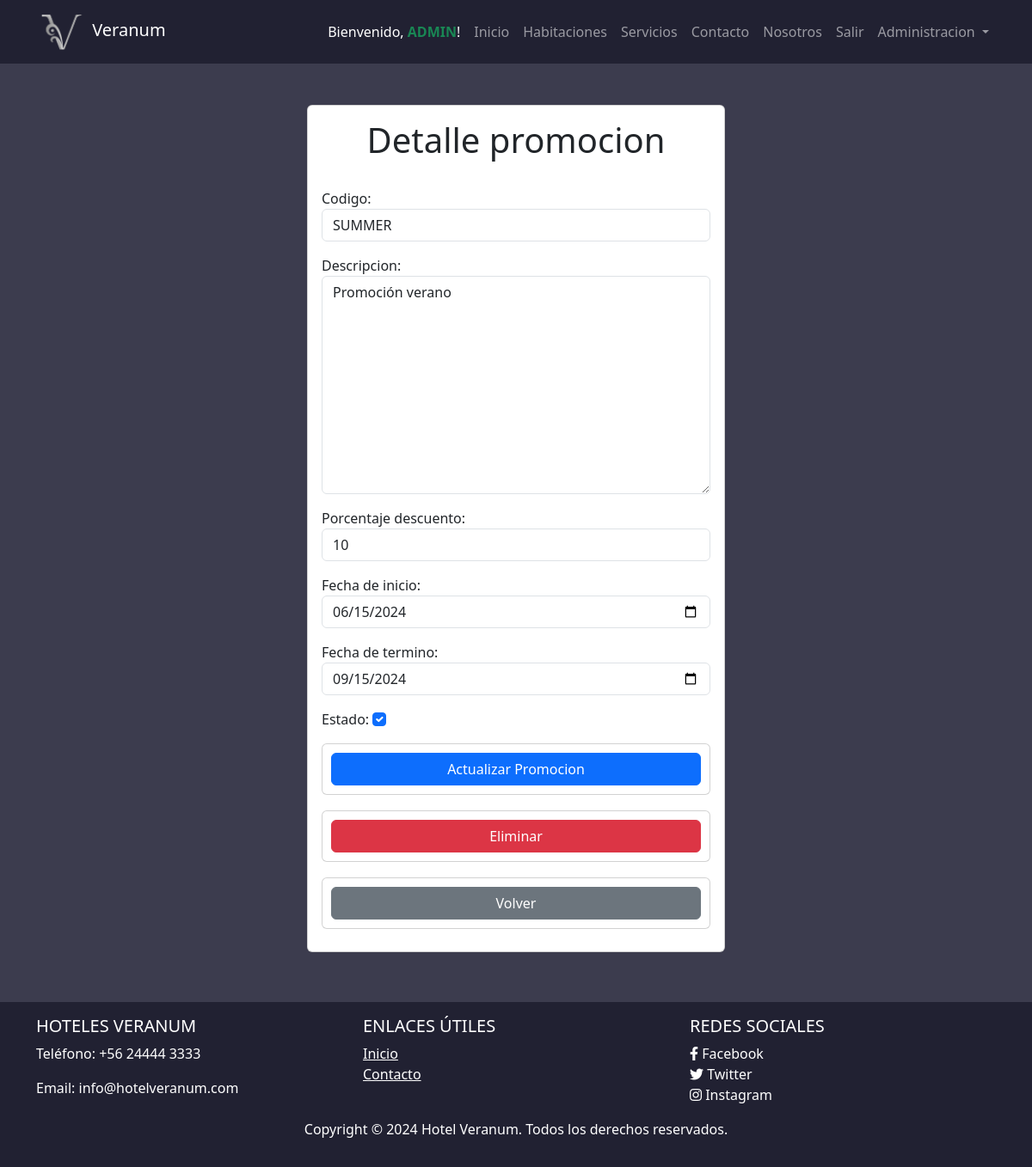
The app's page /promocion/SUMMER/ (signed in), older data.
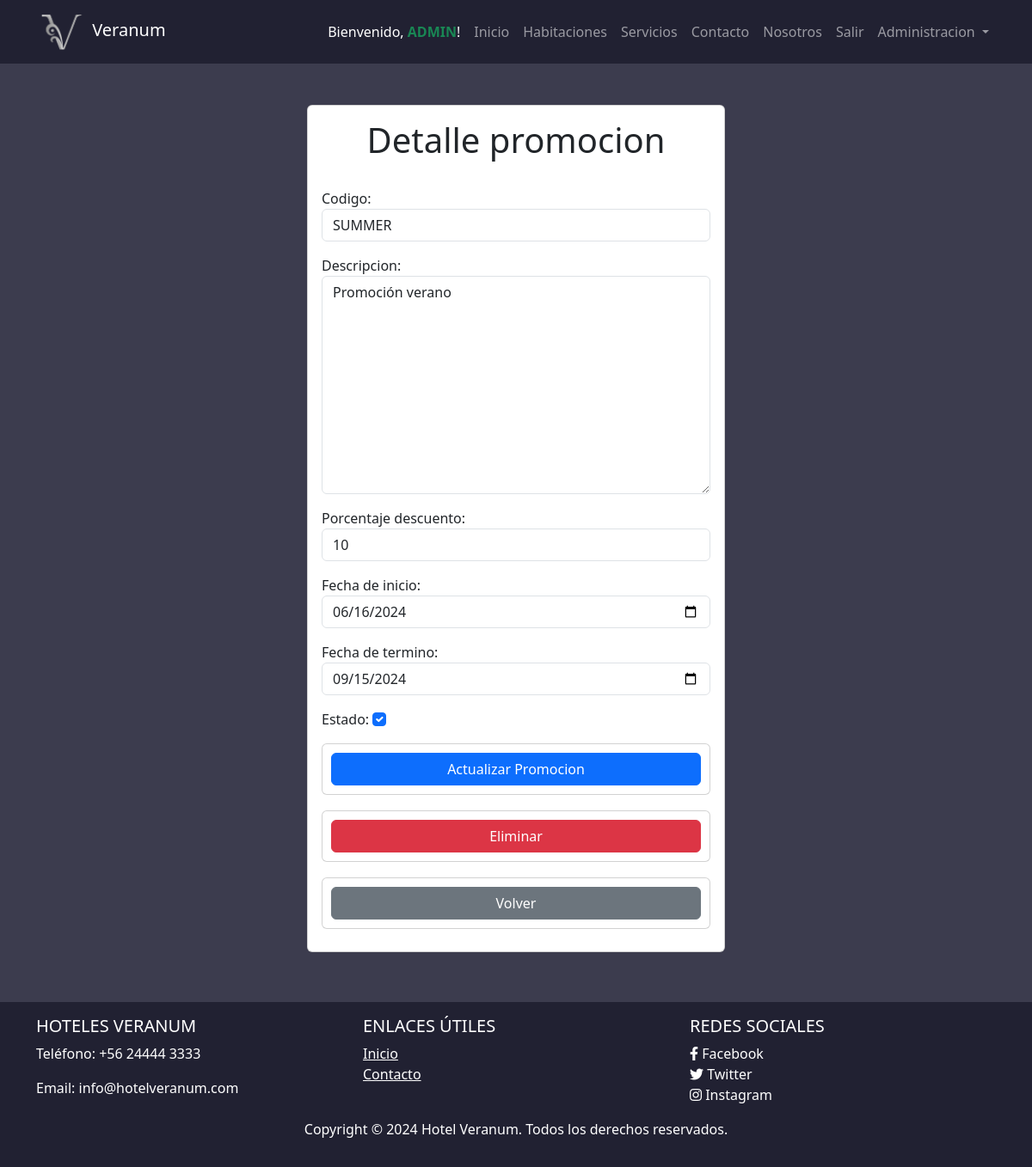
The same page, newer data.
### hotel/models.py (models this page shows, shortened)
class Promocion(models.Model):
    codigo = models.CharField(max_length=20, primary_key=True, verbose_name='Codigo')
    descripcion = models.TextField(blank=True, verbose_name='Descripcion', null=True)
    porcentaje_descuento = models.IntegerField(verbose_name='Porcentaje a Descontar')
    fecha_inicio = models.DateField(verbose_name='Fecha de inicio')
    fecha_fin = models.DateField(verbose_name='Fecha de termino')
    estado = models.BooleanField(default=True, verbose_name='Estado')
    fecha_creacion = models.DateTimeField(auto_now_add=True, verbose_name='Fecha de creacion')
    fecha_actualizacion = models.DateTimeField(auto_now=True, verbose_name='Fecha de actualizacion')
    class Meta:
        db_table = 'Promocion'
        verbose_name = "Promocion"
        verbose_name_plural = "Promociones"
        ordering = ['fecha_fin']

### hotel/views.py (the view, shortened to what this page needs)
# urls.py: path('promocion/<str:promocion_id>/', views.detalle_promocion, name='detalle_promocion'),
@login_required
def detalle_promocion(request, promocion_id):
    if not request.user.is_staff:
        return redirect('home')
    if request.method == 'GET':
        promocion = get_object_or_404(Promocion, pk=promocion_id)
        form = PromocionForm(instance=promocion)
        return render(request, 'detalle_promocion.html', {'promocion': promocion, 'form': form})

### hotel/forms.py
class PromocionForm(forms.ModelForm):
    class Meta:
        model = Promocion
        fields = '__all__'
        widgets = {
            'codigo': forms.TextInput(attrs={'class': 'form-control'}),
            'descripcion': forms.Textarea(attrs={'class': 'form-control'}),
            'porcentaje_descuento': forms.NumberInput(attrs={'class': 'form-control'}),
            'fecha_inicio': forms.TextInput(attrs={'class': 'form-control', 'type': 'date'}),
            'fecha_fin': forms.TextInput(attrs={'class': 'form-control', 'type': 'date'}),
            'estado': forms.CheckboxInput(attrs={'class': 'form-check-input'}),
        }
    porcentaje_descuento = forms.IntegerField(
        validators=[MinValueValidator(0), MaxValueValidator(100)],
        widget=forms.NumberInput(attrs={'class': 'form-control'})
    )

### hotel/templates/detalle_promocion.html (shortened to what this page needs)
{% extends "base.html" %}
{% load static%}
{% block content %}
<main class="container">
    <div class="row m-5">
        <div class="col-md-6 offset-md-3">
            <div class="card card-body">
                <h1 class="m-auto mb-3">Detalle promocion</h1>
                <form method="POST" class="mb-2">
                    {{ form.as_p }}
                    <div class="card">
                        <button type="submit" class="btn btn-primary">Actualizar Promocion</button>
                    </div>
                </form>
                <form action="{% url 'eliminar_promocion' promocion.codigo %}" method="POST" class="card">
                    <button class="btn btn-danger">
                        Eliminar
                    </button>
                </form>
                <div class="mt-2">
                    <a href="/promocion" class="card" style="text-decoration: none;"><button class="btn btn-secondary">Volver</button></a>
                </div>
            </div>
        </div>
    </div>
</main>
{% endblock content %}

Row changes from the older to the newer data that the page shows:
changed Promocion "SUMMER": fecha_inicio "06/15/2024" → "06/16/2024"
